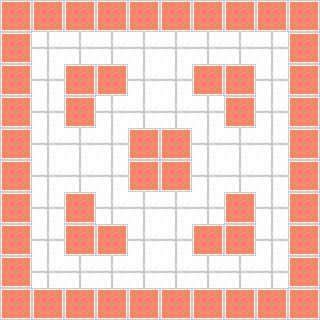

Rendered tile map (Tiled .tmx) drawn with the repository's tilesets; below, a short description and the full map source, tile grids included:
An orthogonal 10x10 tile map with 32x32 px tiles, 1 tile layer (Tile Layer 1).

<map version="1.2" tiledversion="1.3.2" orientation="orthogonal" renderorder="right-down" compressionlevel="0" width="10" height="10" tilewidth="32" tileheight="32" infinite="0" nextlayerid="2" nextobjectid="1">
 <tileset firstgid="1" name="textures" tilewidth="32" tileheight="32" tilecount="100" columns="10">
  <image source="textures.png" width="320" height="320" />
  <tile id="10">
   <properties>
    <property name="collide" type="bool" value="true" />
   </properties>
  </tile>
 </tileset>
 <layer id="1" name="Tile Layer 1" width="10" height="10">
  <data encoding="csv">
11,11,11,11,11,11,11,11,11,11,
11,2,2,2,2,2,2,2,2,11,
11,2,11,11,2,2,11,11,2,11,
11,2,11,2,2,2,2,11,2,11,
11,2,2,2,11,11,2,2,2,11,
11,2,2,2,11,11,2,2,2,11,
11,2,11,2,2,2,2,11,2,11,
11,2,11,11,2,2,11,11,2,11,
11,2,2,2,2,2,2,2,2,11,
11,11,11,11,11,11,11,11,11,11
</data>
 </layer>
</map>